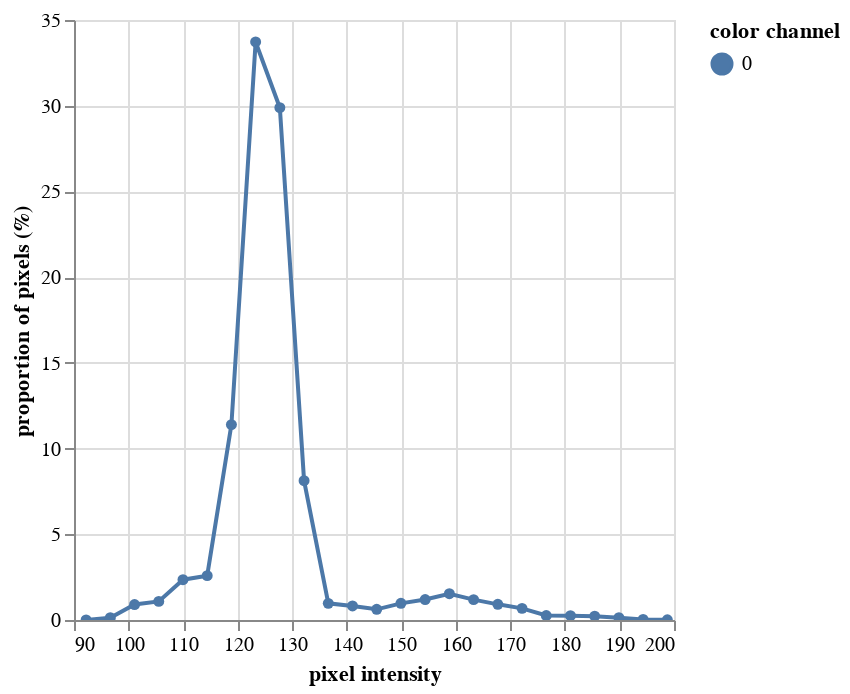

Write notebook code for a chart like this one.
### Code cell
hist_a = pcv.visualize.histogram(img=a, bins=25)

### Figure 1 — Vega-Lite specification as saved in the notebook (floating-point values rounded to 4 significant figures)
{"config": {"view": {"continuousWidth": 300, "continuousHeight": 300}}, "data": {"name": "data-ba697b87f08eb66aa5a2af76e10b8ff9"}, "mark": {"type": "line", "point": true}, "encoding": {"color": {"field": "color channel", "type": "nominal"}, "tooltip": [{"field": "pixel intensity", "type": "quantitative"}, {"field": "proportion of pixels (%)", "type": "quantitative"}], "x": {"field": "pixel intensity", "type": "quantitative"}, "y": {"field": "proportion of pixels (%)", "type": "quantitative"}}, "params": [{"name": "param_1", "select": {"type": "interval", "encodings": ["x", "y"]}, "bind": "scales"}], "$schema": "https://vega.github.io/schema/vega-lite/v5.20.1.json", "datasets": {"data-ba697b87f08eb66aa5a2af76e10b8ff9": [{"pixel intensity": 92.22, "proportion of pixels (%)": 0.006908, "hist_count": 573, "color channel": "0"}, {"pixel intensity": 96.66, "proportion of pixels (%)": 0.133, "hist_count": 11031, "color channel": "0"}, {"pixel intensity": 101.1, "proportion of pixels (%)": 0.9037, "hist_count": 74958, "color channel": "0"}, {"pixel intensity": 105.5, "proportion of pixels (%)": 1.086, "hist_count": 90071, "color channel": "0"}, {"pixel intensity": 110.0, "proportion of pixels (%)": 2.35, "hist_count": 194913, "color channel": "0"}, {"pixel intensity": 114.4, "proportion of pixels (%)": 2.588, "hist_count": 214625, "color channel": "0"}, {"pixel intensity": 118.9, "proportion of pixels (%)": 11.4, "hist_count": 945353, "color channel": "0"}, {"pixel intensity": 123.3, "proportion of pixels (%)": 33.72, "hist_count": 2796893, "color channel": "0"}, {"pixel intensity": 127.7, "proportion of pixels (%)": 29.88, "hist_count": 2478706, "color channel": "0"}, {"pixel intensity": 132.2, "proportion of pixels (%)": 8.127, "hist_count": 674073, "color channel": "0"}, {"pixel intensity": 136.6, "proportion of pixels (%)": 0.9709, "hist_count": 80529, "color channel": "0"}, {"pixel intensity": 141.1, "proportion of pixels (%)": 0.8206, "hist_count": 68065, "color channel": "0"}, {"pixel intensity": 145.5, "proportion of pixels (%)": 0.6228, "hist_count": 51655, "color channel": "0"}, {"pixel intensity": 149.9, "proportion of pixels (%)": 0.9712, "hist_count": 80552, "color channel": "0"}, {"pixel intensity": 154.4, "proportion of pixels (%)": 1.194, "hist_count": 99035, "color channel": "0"}, {"pixel intensity": 158.8, "proportion of pixels (%)": 1.533, "hist_count": 127174, "color channel": "0"}, {"pixel intensity": 163.3, "proportion of pixels (%)": 1.187, "hist_count": 98485, "color channel": "0"}, {"pixel intensity": 167.7, "proportion of pixels (%)": 0.9133, "hist_count": 75756, "color channel": "0"}, {"pixel intensity": 172.1, "proportion of pixels (%)": 0.6791, "hist_count": 56330, "color channel": "0"}, {"pixel intensity": 176.6, "proportion of pixels (%)": 0.2606, "hist_count": 21612, "color channel": "0"}, {"pixel intensity": 181.0, "proportion of pixels (%)": 0.2493, "hist_count": 20677, "color channel": "0"}, {"pixel intensity": 185.5, "proportion of pixels (%)": 0.2244, "hist_count": 18614, "color channel": "0"}, {"pixel intensity": 189.9, "proportion of pixels (%)": 0.1354, "hist_count": 11228, "color channel": "0"}, {"pixel intensity": 194.3, "proportion of pixels (%)": 0.03325, "hist_count": 2758, "color channel": "0"}, {"pixel intensity": 198.8, "proportion of pixels (%)": 0.008849, "hist_count": 734, "color channel": "0"}]}}
